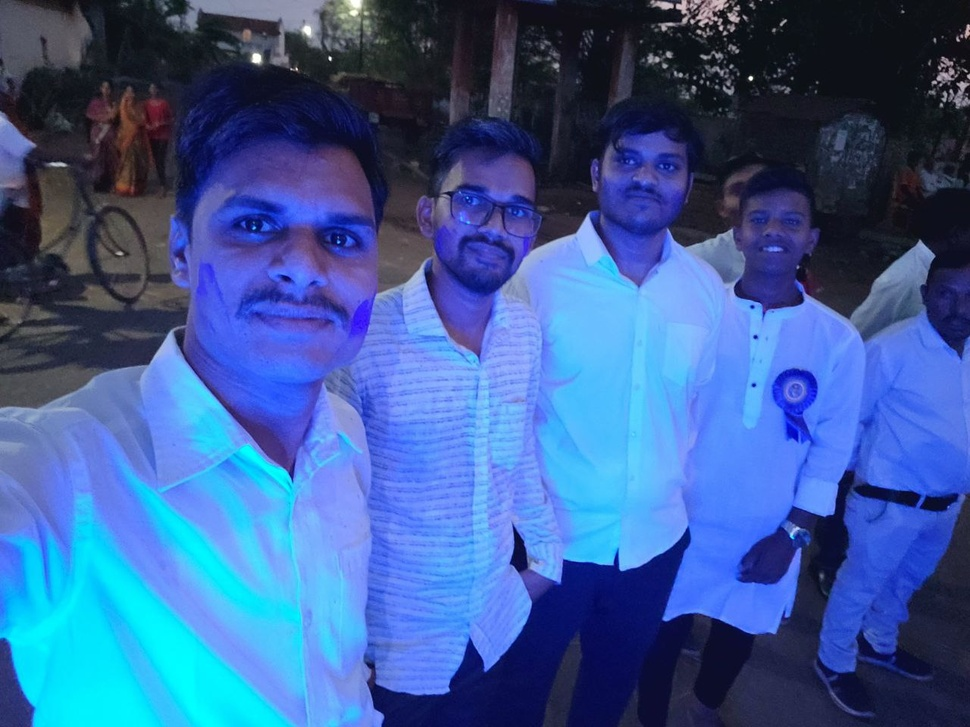
#> input picture face_detection/fun.jpg, 970 x 727 px, shrunk from 1280 x 960 before the run, found by its file name
$ jupyter execute face_detection.ipynb   (shell and % lines are left out)   (text cells are left out)
#> lines starting #> are read from the running program, lines starting #| are printed output that depends on the picture; after the words box and inside, x2 and y2 are one past the last pixel; in counts of white or black regions, pixels touching at a corner belong together
[cell 1]
# Our Setup, Import Libaries, Create our Imshow Function and Download our Images
import cv2
import numpy as np
from matplotlib import pyplot as plt

# Define our imshow function
def imshow(title = "Image", image = None, size = 10):
    w, h = image.shape[0], image.shape[1]
    aspect_ratio = w/h
    plt.figure(figsize=(size * aspect_ratio,size))
    plt.imshow(cv2.cvtColor(image, cv2.COLOR_BGR2RGB))
    plt.title(title)
    plt.show()

# Download Haarcascade Classifiers

[cell 2]
# get image from github
import requests

# URL of the image in your GitHub repository
image_url = "https://raw.githubusercontent.com/rohitsh02/classical_cv_projects/main/face_detection/me.jpg"

# Send a GET request to the image URL
response = requests.get(image_url)

# Save the image to a file in your Colab environment
with open('me.jpg', 'wb') as f:
    f.write(response.content)

[cell 3]
# get image from github
import requests

# URL of the image in your GitHub repository
image_url = "https://raw.githubusercontent.com/rohitsh02/classical_cv_projects/main/face_detection/fun.jpg"

# Send a GET request to the image URL
response = requests.get(image_url)

# Save the image to a file in your Colab environment
with open('fun.jpg', 'wb') as f:
    f.write(response.content)

[cell 4]
# We point OpenCV's CascadeClassifier function to where our
# classifier (XML file format) is stored
face_classifier = cv2.CascadeClassifier('haarcascade_frontalface_default.xml')

# Load our image then convert it to grayscale
image = cv2.imread('fun.jpg')
#> image is the input picture: shape (727, 970, 3); mean B, G, R 153.8, 92.9, 58.5
gray = cv2.cvtColor(image, cv2.COLOR_BGR2GRAY)
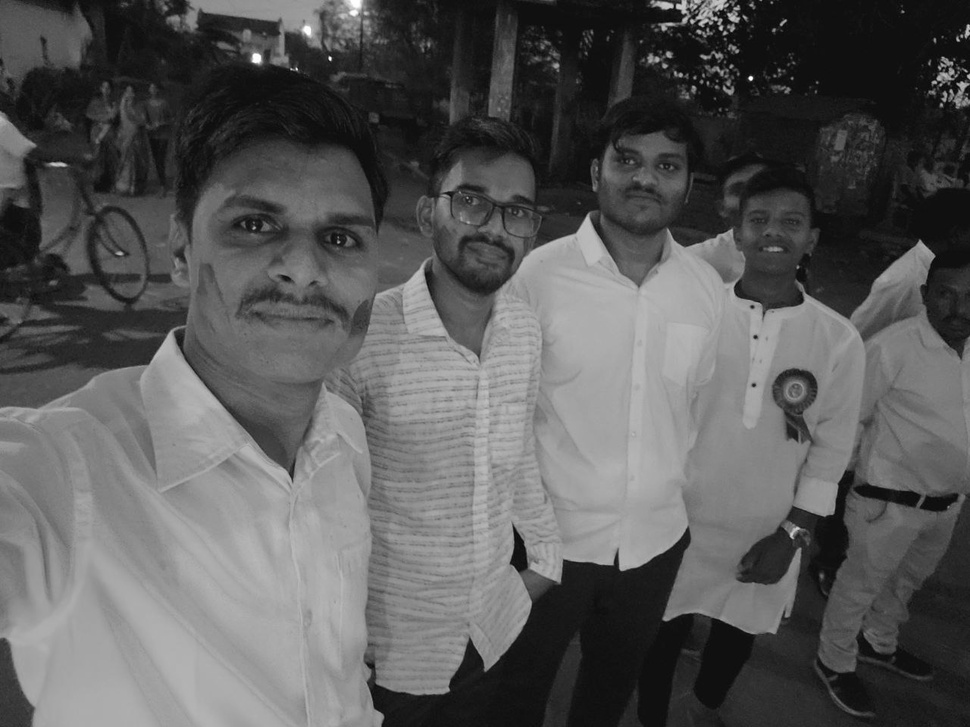
#> gray: shape (727, 970); min 3, max 255, mean 89.6

# Our classifier returns the ROI of the detected face as a tuple
# It stores the top left coordinate and the bottom right coordiantes
faces = face_classifier.detectMultiScale(gray, scaleFactor = 1.2, minNeighbors = 5)
#> faces = [[734, 187, 87, 87], [593, 122, 107, 107], [422, 154, 132, 132], [175, 143, 243, 243]]

# When no faces detected, face_classifier returns and empty tuple
if faces is ():
    print("No faces found")

# We iterate through our faces array and draw a rectangle
# over each face in faces
for (x,y,w,h) in faces:
    cv2.rectangle(image, (x,y), (x+w,y+h), (127,0,255), 3)
#> this loop made 4 passes
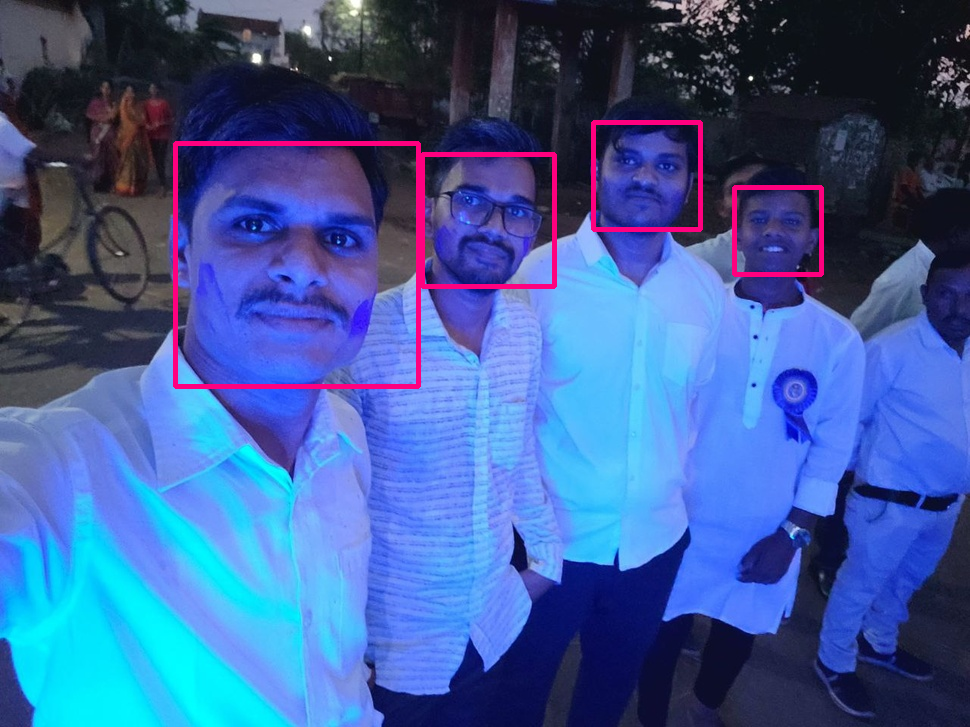
#> image: shape (727, 970, 3); 1.59% of pixels changed, all inside (x1, y1, x2, y2) = (173, 120, 824, 389)

imshow('Face Detection', image)

[cell 5]
import numpy as np
import cv2

face_classifier = cv2.CascadeClassifier('haarcascade_frontalface_default.xml')
eye_classifier = cv2.CascadeClassifier('haarcascade_eye.xml')

img = cv2.imread('fun.jpg')
gray = cv2.cvtColor(img, cv2.COLOR_BGR2GRAY)

faces = face_classifier.detectMultiScale(gray, 1.2, 5)

# When no faces detected, face_classifier returns and empty tuple
if faces is ():
    print("No Face Found")

for (x,y,w,h) in faces:
    cv2.rectangle(img,(x,y),(x+w,y+h),(127,0,255),2)
    roi_gray = gray[y:y+h, x:x+w]
    roi_color = img[y:y+h, x:x+w]
    eyes = eye_classifier.detectMultiScale(roi_gray, 1.2, 3)
    for (ex,ey,ew,eh) in eyes:
        cv2.rectangle(roi_color,(ex,ey),(ex+ew,ey+eh),(255,255,0),2)
#> this loop made 4 passes
#> (x, y, w, h, eyes) on passes 1 to 4: (734, 187, 87, 87, [[13, 23, 22, 22]]), (593, 122, 107, 107, [[17, 23, 31, 31], [60, 31, 27, 27]]), (422, 154, 132, 132, [[82, 45, 25, 25]]), (175, 143, 243, 243, [[48, 55, 57, 57], [140, 75, 45, 45]])
#> pass 1, `roi_color = img[y:y+h, x:x+w]`:
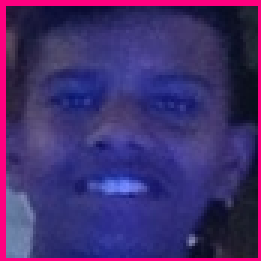
#> roi_color: shape (87, 87, 3) (shown 3 times larger); mean B, G, R 109.4, 45.9, 65.1
#> after the loop: img: shape (727, 970, 3); 1.31% of pixels changed, all inside (x1, y1, x2, y2) = (174, 121, 823, 388)
#> after the loop:
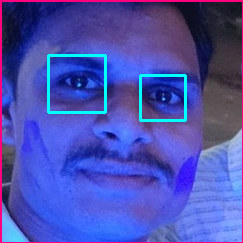
#> roi_color: shape (243, 243, 3); mean B, G, R 174.9, 80, 75.2
#> after the loop:
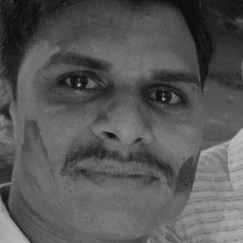
#> roi_gray: shape (243, 243); min 11, max 190, mean 87

imshow('Eye & Face Detection',img)

[cell 6]
from IPython.display import display, Javascript
from google.colab.output import eval_js
from base64 import b64decode

def take_photo(filename='photo.jpg', quality=0.8):
  js = Javascript('''
    async function takePhoto(quality) {
      const div = document.createElement('div');
      const capture = document.createElement('button');
      capture.textContent = 'Capture';
      div.appendChild(capture);

      const video = document.createElement('video');
      video.style.display = 'block';
      const stream = await navigator.mediaDevices.getUserMedia({video: true});

      document.body.appendChild(div);
      div.appendChild(video);
      video.srcObject = stream;
      await video.play();

      // Resize the output to fit the video element.
      google.colab.output.setIframeHeight(document.documentElement.scrollHeight, true);

      // Wait for Capture to be clicked.
      await new Promise((resolve) => capture.onclick = resolve);

      const canvas = document.createElement('canvas');
      canvas.width = video.videoWidth;
      canvas.height = video.videoHeight;
      canvas.getContext('2d').drawImage(video, 0, 0);
      stream.getVideoTracks()[0].stop();
      div.remove();
      return canvas.toDataURL('image/jpeg', quality);
    }
    ''')
  display(js)
  data = eval_js('takePhoto({})'.format(quality))
  binary = b64decode(data.split(',')[1])
  with open(filename, 'wb') as f:
    f.write(binary)
  return filename

[cell 7]
from IPython.display import Image
try:
  filename = take_photo()
  print('Saved to {}'.format(filename))

  # Show the image which was just taken.
  display(Image(filename))
except Exception as err:
  # Errors will be thrown if the user does not have a webcam or if they do not
  # grant the page permission to access it.
  print(str(err))

[cell 8]
import numpy as np
import cv2

face_classifier = cv2.CascadeClassifier('haarcascade_frontalface_default.xml')
eye_classifier = cv2.CascadeClassifier('haarcascade_eye.xml')

img = cv2.imread('/content/me.jpg')
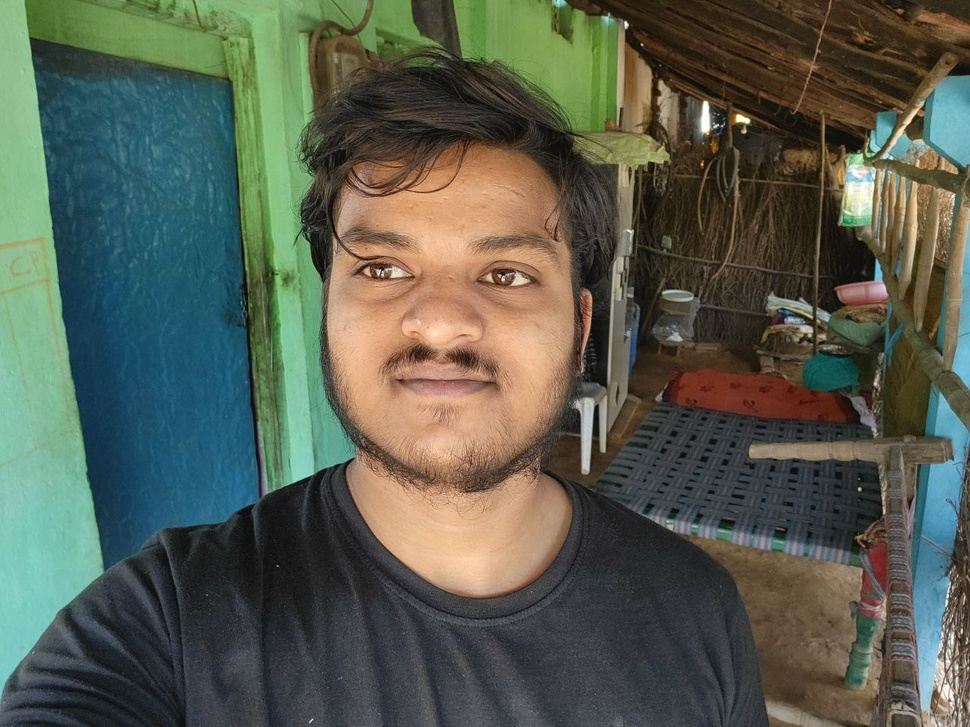
#> input picture detection_with_haarcascade/me.jpg, 970 x 727 px, shrunk from 1280 x 960 before the run, found by its file name
#> img is the input picture: shape (727, 970, 3); mean B, G, R 79.9, 93.5, 87.5
gray = cv2.cvtColor(img, cv2.COLOR_BGR2GRAY)
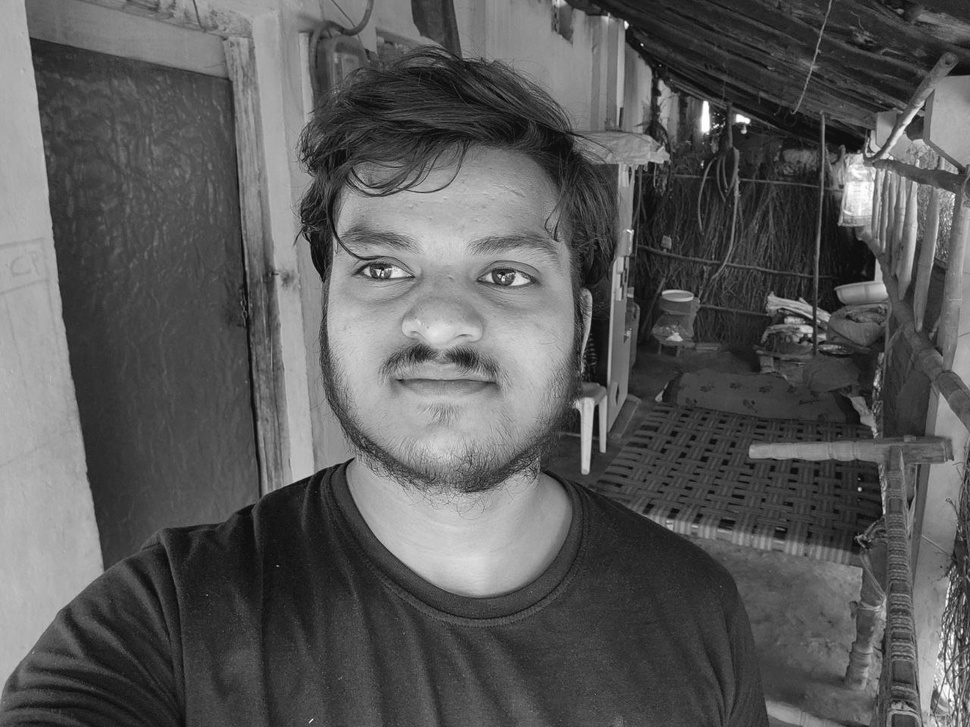
#> gray: shape (727, 970); min 4, max 255, mean 90.2

faces = face_classifier.detectMultiScale(gray, 1.1, 5)
#> faces = [[274, 144, 344, 344]]

# When no faces detected, face_classifier returns and empty tuple
if faces is ():
    print("No Face Found")

for (x,y,w,h) in faces:
    cv2.rectangle(img,(x,y),(x+w,y+h),(127,0,255),2)
    roi_gray = gray[y:y+h, x:x+w]
    roi_color = img[y:y+h, x:x+w]
    eyes = eye_classifier.detectMultiScale(roi_gray, 1.2)
    for (ex,ey,ew,eh) in eyes:
        cv2.rectangle(roi_color,(ex,ey),(ex+ew,ey+eh),(255,255,0),2)
#> this loop made 1 pass
#> img: shape (727, 970, 3); 1.16% of pixels changed, all inside (x1, y1, x2, y2) = (273, 143, 620, 490)
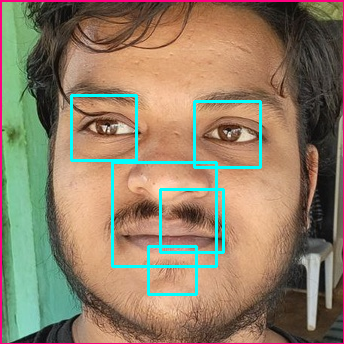
#> roi_color: shape (344, 344, 3); mean B, G, R 102.8, 126.8, 143.7

imshow('Eye & Face Detection',img)
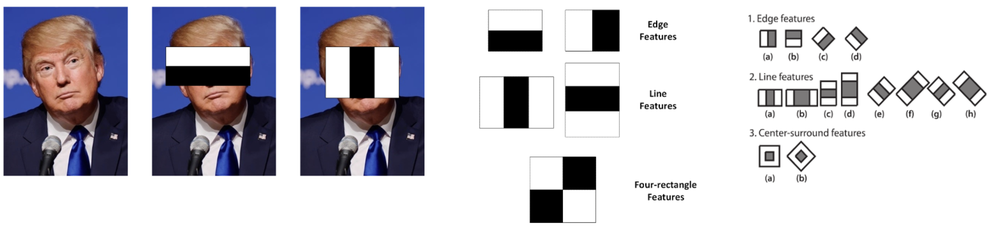
#> input picture detection_with_haarcascade/haar.png, 1000 x 239 px, shrunk from 3186 x 762 before the run, given in place of the camera
#> further down, frame is the input picture: shape (239, 1000, 3); mean B, G, R 204.4, 197, 198.6

[cell 9]
import cv2
import numpy as np

face_classifier = cv2.CascadeClassifier('haarcascade_frontalface_default.xml')
eye_classifier = cv2.CascadeClassifier('haarcascade_eye.xml')

def face_detector(img, size=0.5):
    # Convert image to grayscale
#> called with size = 0.5
    gray = cv2.cvtColor(img,cv2.COLOR_BGR2GRAY)
#> gray: shape (239, 1000)
    faces = face_classifier.detectMultiScale(gray, 1.3, 5)
#> faces = [[26, 34, 73, 73]]
    if faces is ():
        return img

    for (x,y,w,h) in faces:
        x = x - 50
        w = w + 50
        y = y - 50
        h = h + 50
        cv2.rectangle(img,(x,y),(x+w,y+h),(255,0,0),2)
        roi_gray = gray[y:y+h, x:x+w]
        roi_color = img[y:y+h, x:x+w]
        eyes = eye_classifier.detectMultiScale(roi_gray)

        for (ex,ey,ew,eh) in eyes:
            cv2.rectangle(roi_color,(ex,ey),(ex+ew,ey+eh),(0,0,255),2)
#> this loop made 1 pass
#> (x, y, w, h) on pass 1: (-24, -16, 123, 123)
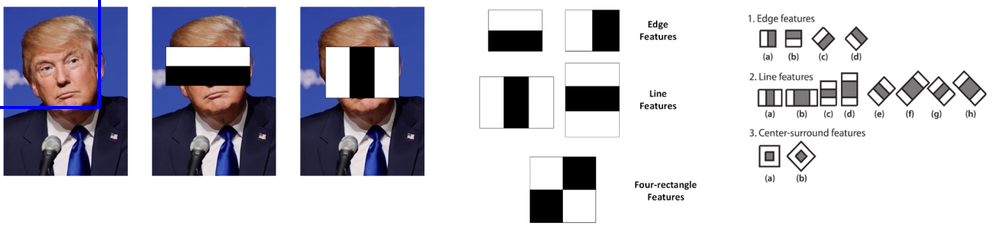
#> img: shape (239, 1000, 3); 0.26% of pixels changed, all inside (x1, y1, x2, y2) = (0, 0, 101, 109)

    roi_color = cv2.flip(roi_color,1)
    return roi_color

cap = cv2.VideoCapture(0)

while True:

    ret, frame = cap.read()
    cv2.imshow('Our Face Extractor', face_detector(frame))
    if cv2.waitKey(1) == 13: #13 is the Enter Key
#> (key Esc is pressed here)
        break

cap.release()
cv2.destroyAllWindows()
